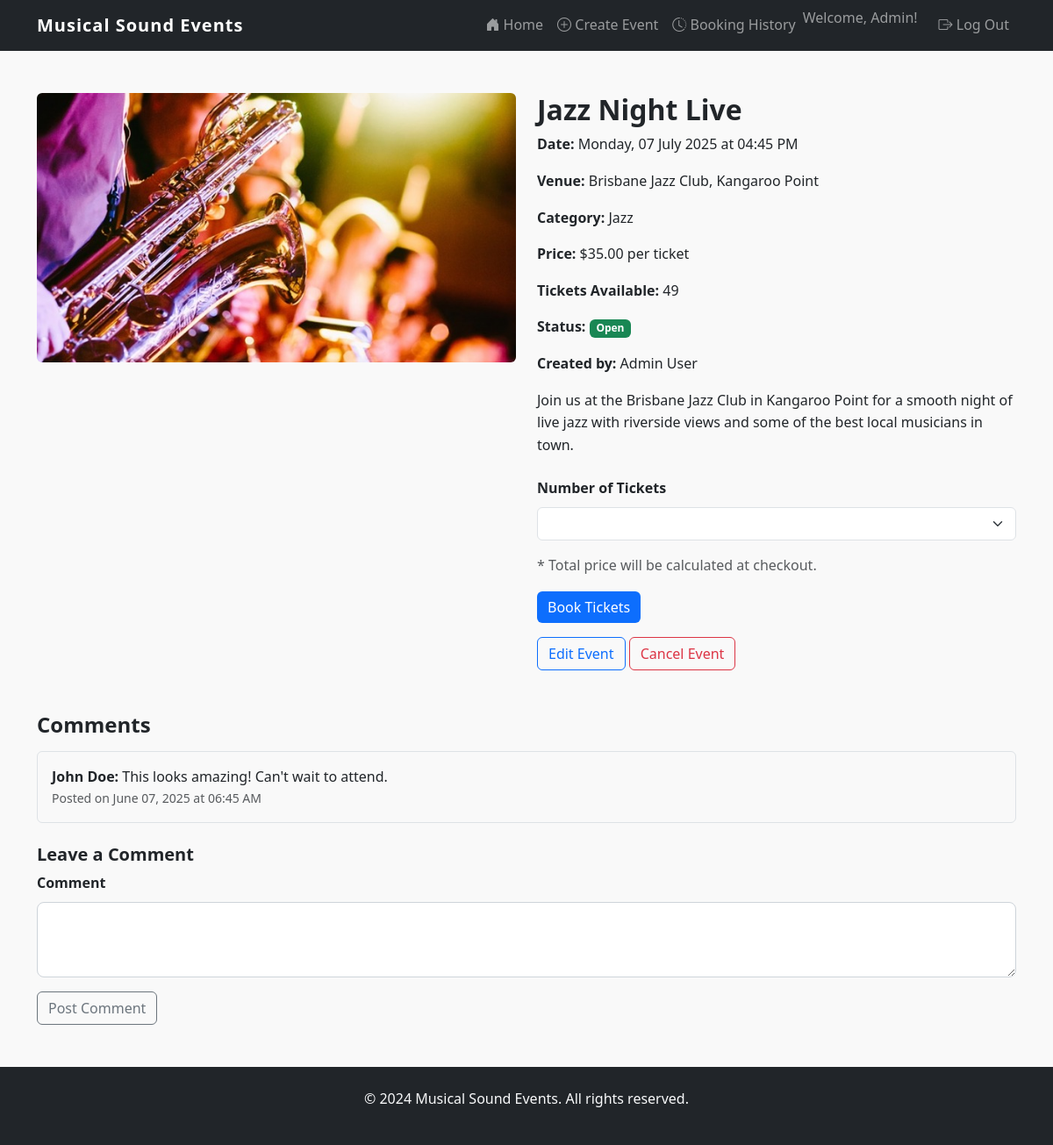
The app's page /event/1 (signed in) with its own data.
### website/models.py (models this page shows)
class User(db.Model, UserMixin):
    id = db.Column(db.Integer, primary_key=True)
    first_name = db.Column(db.String(100), nullable=False)
    surname = db.Column(db.String(100), nullable=False)
    name = db.Column(db.String(150), nullable=False, unique=True)
    email = db.Column(db.String(150), nullable=False, unique=True)
    password_hash = db.Column(db.String(150), nullable=False)
    contact_number = db.Column(db.String(20), nullable=False)
    street_address = db.Column(db.Text, nullable=False)
    comments = db.relationship('Comment', backref='user')
    orders = db.relationship('Order', backref='user')
    events = db.relationship('Event', backref='creator')

class Event(db.Model):
    id = db.Column(db.Integer, primary_key=True)
    name = db.Column(db.String(150), nullable=False)
    description = db.Column(db.Text, nullable=False)
    date = db.Column(db.DateTime, nullable=False)
    venue = db.Column(db.String(200), nullable=False)
    image = db.Column(db.String(400), nullable=True, default='default_event.jpg')
    category = db.Column(db.String(50), nullable=False)
    price = db.Column(db.Float, nullable=False)
    tickets_available = db.Column(db.Integer, nullable=False)
    status = db.Column(db.String(20), nullable=False, default='Open')
    created_at = db.Column(db.DateTime, default=datetime.utcnow)
    user_id = db.Column(db.Integer, db.ForeignKey('user.id'), nullable=False)
    comments = db.relationship('Comment', backref='event', cascade='all, delete-orphan')
    orders = db.relationship('Order', backref='event')

class Comment(db.Model):
    id = db.Column(db.Integer, primary_key=True)
    content = db.Column(db.Text, nullable=False)
    created_at = db.Column(db.DateTime, default=datetime.utcnow)
    user_id = db.Column(db.Integer, db.ForeignKey('user.id'), nullable=False)
    event_id = db.Column(db.Integer, db.ForeignKey('event.id'), nullable=False)

### website/views.py (the view)
@main_bp.route('/event/<int:id>') # Route for event details
def event_detail(id):
    event = Event.query.get_or_404(id)
    comment_form = CommentForm()
    booking_form = BookingForm()
    comments = Comment.query.filter_by(event_id=id).order_by(Comment.created_at.desc()).all()
    return render_template('event.html', event=event, comment_form=comment_form,
                         booking_form=booking_form, comments=comments)

### website/forms.py
class CommentForm(FlaskForm):
    content = TextAreaField("Comment", validators=[DataRequired(), Length(min=1, max=500)])
    submit = SubmitField("Post Comment")

class BookingForm(FlaskForm):
    quantity = IntegerField("Number of Tickets", validators=[DataRequired(), NumberRange(min=1, max=10)])
    submit = SubmitField("Book Tickets")

### website/templates/event.html (shortened to what this page needs)
{% extends "base.html" %}
{% block content %}
<div class="container my-5">
    <div class="row">
        <div class="col-md-6">
            <img src="{{ url_for('static', filename='img/' + event.image) }}"
                 class="img-fluid rounded" alt="{{ event.name }}" />
        </div>
        <div class="col-md-6">
            <h2>{{ event.name }}</h2>
            <p><strong>Date:</strong> {{ event.date.strftime('%A, %d %B %Y at %I:%M %p') }}</p>
            <p><strong>Venue:</strong> {{ event.venue }}</p>
            <p><strong>Category:</strong> {{ event.category }}</p>
            <p><strong>Price:</strong> ${{ "%.2f"|format(event.price) }} per ticket</p>
            <p><strong>Tickets Available:</strong> {{ event.tickets_available }}</p>
            <p><strong>Status:</strong>
                {% if event.status == 'Open' %}
                    <span class="badge bg-success">{{ event.status }}</span>
                {% elif event.status == 'Sold Out' %}
                    <span class="badge bg-warning text-dark">{{ event.status }}</span>
                {% elif event.status == 'Inactive' %}
                    <span class="badge bg-secondary">{{ event.status }}</span>
                {% elif event.status == 'Cancelled' %}
                    <span class="badge bg-danger">{{ event.status }}</span>
                {% endif %}
            </p>
            <p><strong>Created by:</strong> {{ event.creator.first_name }} {{ event.creator.surname }}</p>
            <p>{{ event.description }}</p>
            {% if current_user.is_authenticated %}
                {% if event.status == 'Open' and event.tickets_available > 0 %}
                    <form method="POST" action="{{ url_for('main.book_tickets', id=event.id) }}" class="mt-4">
                        <div class="mb-3">
                            {{ booking_form.quantity.label(class="form-label") }}
                            {{ booking_form.quantity(class="form-select", max=event.tickets_available) }}
                        </div>
                        <p class="text-muted">* Total price will be calculated at checkout.</p>
                        {{ booking_form.submit(class="btn btn-primary") }}
                    </form>
                {% elif event.status == 'Sold Out' %}
                    <div class="alert alert-warning">This event is sold out.</div>
                {% elif event.status == 'Cancelled' %}
                    <div class="alert alert-danger">This event has been cancelled.</div>
                {% elif event.status == 'Inactive' %}
                    <div class="alert alert-secondary">This event has ended.</div>
                {% endif %}
                {% if current_user.id == event.user_id and event.status != 'Cancelled' %}
                    <div class="mt-3">
                        <a href="{{ url_for('main.edit_event', id=event.id) }}" class="btn btn-outline-primary">Edit Event</a>
                        <a href="{{ url_for('main.cancel_event', id=event.id) }}"
                           class="btn btn-outline-danger"
                           onclick="return confirm('Are you sure you want to cancel this event?')">Cancel Event</a>
                    </div>
                {% endif %}
            {% else %}
                <div class="alert alert-info">
                    <a href="{{ url_for('auth.login') }}">Log in</a> to book tickets for this event.
                </div>
            {% endif %}
        </div>
    </div>
</div>
<div class="container my-5">
    <h4 class="mb-3">Comments</h4>
    {% if comments %}
        <div class="mb-4">
            {% for comment in comments %}
                <div class="border p-3 rounded mb-2">
                    <strong>{{ comment.user.first_name }} {{ comment.user.surname }}:</strong> {{ comment.content }}
                    <div class="text-muted small">Posted on {{ comment.created_at.strftime('%B %d, %Y at %I:%M %p') }}</div>
                </div>
            {% endfor %}
        </div>
    {% else %}
        <p class="text-muted">No comments yet. Be the first to comment!</p>
    {% endif %}
    {% if current_user.is_authenticated %}
        <h5>Leave a Comment</h5>
        <form method="POST" action="{{ url_for('main.add_comment', id=event.id) }}">
            <div class="mb-3">
                {{ comment_form.content.label(class="form-label") }}
                {{ comment_form.content(class="form-control", rows="3") }}
            </div>
            {{ comment_form.submit(class="btn btn-outline-secondary") }}
        </form>
    {% else %}
        <div class="alert alert-info">
            <a href="{{ url_for('auth.login') }}">Log in</a> to leave a comment.
        </div>
    {% endif %}
</div>
{% endblock %}

### website/templates/base.html (shortened to what this page needs)
<!DOCTYPE html>
<html lang="en">
<head>
    <link href="https://cdn.jsdelivr.net/npm/bootstrap@5.3.2/dist/css/bootstrap.min.css" rel="stylesheet">
    <link href="https://cdn.jsdelivr.net/npm/bootstrap-icons@1.10.5/font/bootstrap-icons.css" rel="stylesheet">
    <link rel="stylesheet" href="{{ url_for('static', filename='style/style.css') }}" />
</head>
<body>
    <header>
        <nav class="navbar navbar-expand-lg navbar-dark bg-dark">
            <div class="container">
                <a class="navbar-brand" href="{{ url_for('main.index') }}">Musical Sound Events</a>
                <div class="collapse navbar-collapse" id="navbarNav">
                    <ul class="navbar-nav ms-auto">
                        <li class="nav-item">
                            <a class="nav-link" href="{{ url_for('main.index') }}">
                                <i class="bi bi-house-door-fill"></i> Home
                            </a>
                        </li>
                        {% if current_user.is_authenticated %}
                            <li class="nav-item">
                                <a class="nav-link" href="{{ url_for('main.create_event') }}">
                                    <i class="bi bi-plus-circle"></i> Create Event
                                </a>
                            </li>
                            <li class="nav-item">
                                <a class="nav-link" href="{{ url_for('main.booking_history') }}">
                                    <i class="bi bi-clock-history"></i> Booking History
                                </a>
                            </li>
                            <li class="nav-item">
                                <span class="navbar-text me-3">Welcome, {{ current_user.first_name }}!</span>
                            </li>
                            <li class="nav-item">
                                <a class="nav-link" href="{{ url_for('auth.logout') }}">
                                    <i class="bi bi-box-arrow-right"></i> Log Out
                                </a>
                            </li>
                        {% endif %}
                    </ul>
                </div>
            </div>
        </nav>
    </header>
    <main>
        {% block content %}
        {% endblock %}
    </main>
    <footer class="footer bg-dark text-light py-4 mt-5">
        <div class="container text-center">
            <p>&copy; 2024 Musical Sound Events. All rights reserved.</p>
        </div>
    </footer>
</body>
</html>

### website/static/style/style.css (style rules this page uses)
body { font-family: 'Segoe UI', sans-serif; line-height: 1.6; background-color: #f9f9f9; }
.navbar-brand { font-weight: bold; letter-spacing: 1px; }
.btn-primary { background-color: #0d6efd; border: none; }
form .form-control { border-radius: 0.5rem; border-color: #ced4da; }
form label { font-weight: 600; margin-bottom: 0.5rem; }
form textarea { resize: vertical; }
h2, h4, h5 { font-weight: 600; }

### records on screen
User: first_name "Admin", creator.first_name "Admin", creator.surname "User"
Event: image (picture), name "Jazz Night Live", date "Monday, 07 July 2025 at 04:45 PM", venue "Brisbane Jazz Club, Kangaroo Point", category "Jazz", price "35.00", tickets_available "49", status "Open", description "Join us at the Brisbane Jazz Club in Kangaroo Point for a smooth night of live jazz with riverside views and some of the best local musicians in town."
Comment: user.first_name "John", user.surname "Doe", content "This looks amazing! Can't wait to attend.", created_at "June 07, 2025 at 06:45 AM"

### other values on screen
{{ booking_form.quantity.label(class="form-label") }} "Number of Tickets"
{{ comment_form.content.label(class="form-label") }} "Comment"
